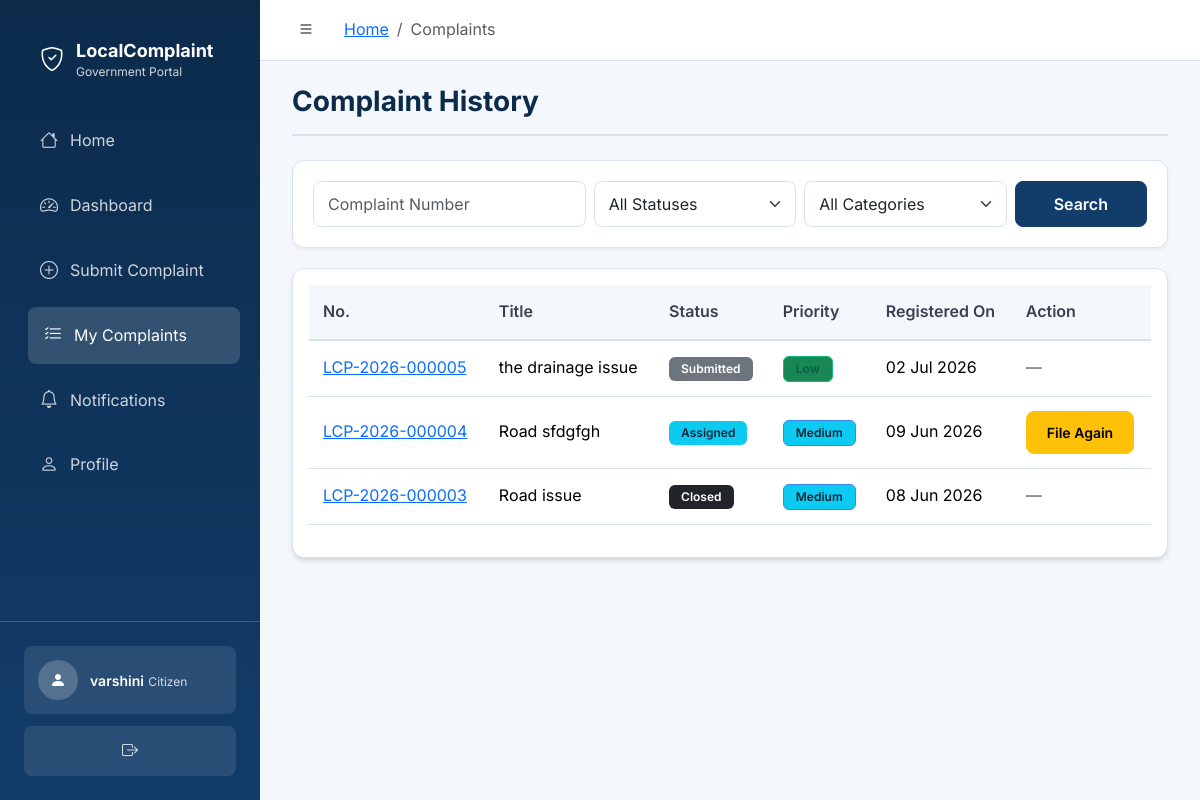
/citizen/complaints (signed in), run on an earlier commit of the app's database.
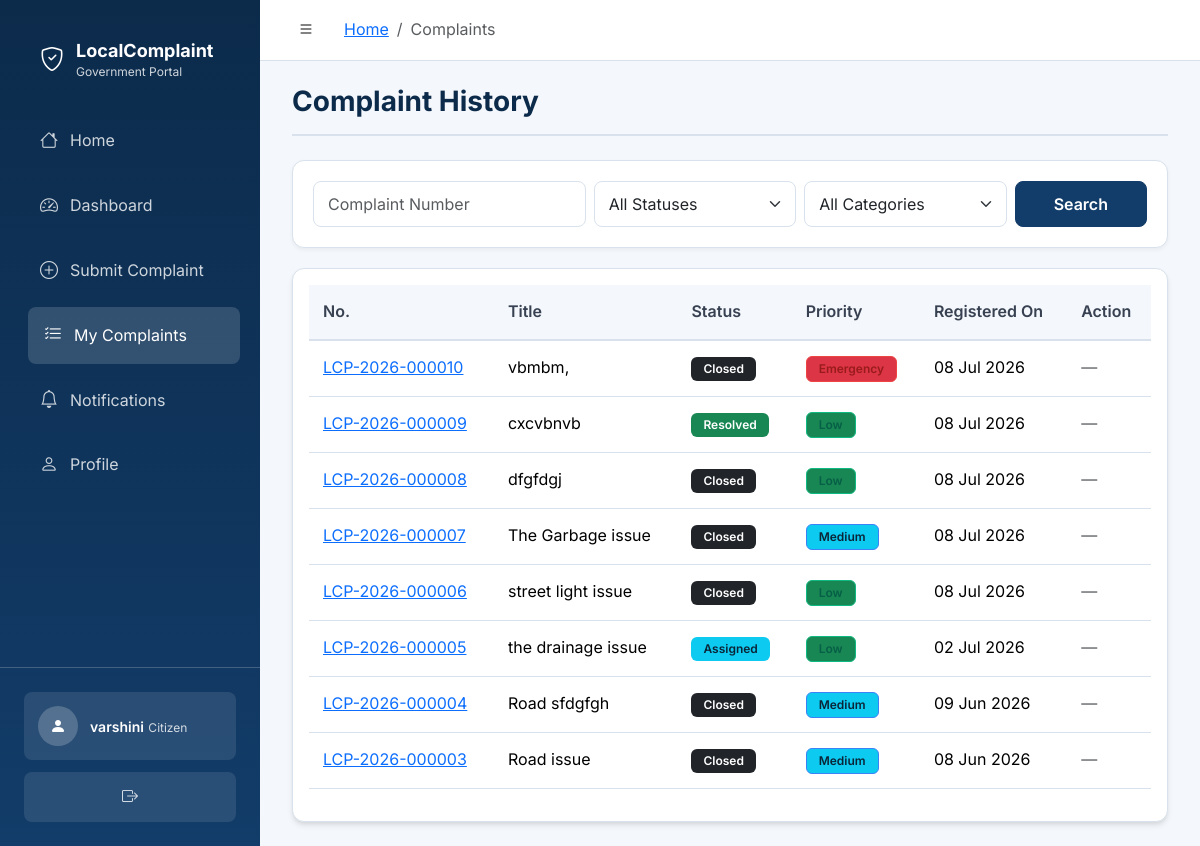
And on a later commit of the database.
### backend/models/user.py (models this page shows, shortened)
class User(UserMixin, db.Model):
    __tablename__ = "users"
    ROLE_CITIZEN = "citizen"
    ROLE_OFFICER = "officer"
    ROLE_ADMIN = "admin"
    ROLES = (ROLE_CITIZEN, ROLE_OFFICER, ROLE_ADMIN)
    user_id = db.Column(db.Integer, primary_key=True, autoincrement=True)
    full_name = db.Column(db.String(120), nullable=False)
    email = db.Column(db.String(150), nullable=False, unique=True, index=True)
    password_hash = db.Column(db.String(255), nullable=False)
    phone = db.Column(db.String(20))
    role = db.Column(
        db.Enum(*ROLES, name="user_role"),
        nullable=False,
        default=ROLE_CITIZEN,
        index=True,
    )
    security_question = db.Column(db.String(255))
    security_answer_hash = db.Column(db.String(255))
    is_active = db.Column(db.Boolean, nullable=False, default=True, index=True)
    created_at = db.Column(db.DateTime, nullable=False, default=datetime.utcnow)
    updated_at = db.Column(
        db.DateTime,
        nullable=False,
        default=datetime.utcnow,
        onupdate=datetime.utcnow,
    )
    citizen_complaints = db.relationship(
        "Complaint",
        foreign_keys="Complaint.citizen_id",
        back_populates="citizen",
        lazy="dynamic",
    )
    assigned_complaints = db.relationship(
        "Complaint",
        foreign_keys="Complaint.assigned_officer_id",
        back_populates="assigned_officer",
        lazy="dynamic",
    )
    assigned_wards = db.relationship(
        "Ward",
        foreign_keys="Ward.assigned_officer_id",
        back_populates="assigned_officer",
        lazy="dynamic",
    )
    complaint_updates = db.relationship(
        "ComplaintUpdate",
        back_populates="updated_by_user",
        lazy="dynamic",
    )
    notifications = db.relationship(
        "Notification",
        back_populates="user",
        lazy="dynamic",
        cascade="all, delete-orphan",
    )
    feedback_entries = db.relationship(
        "Feedback",
        back_populates="citizen",
        lazy="dynamic",
    )
    activity_logs = db.relationship(
        "ActivityLog",
        back_populates="user",
        lazy="dynamic",
    )

### backend/models/complaint.py (models this page shows, shortened)
class Complaint(db.Model):
    __tablename__ = "complaints"
    STATUS_SUBMITTED = "Submitted"
    STATUS_ASSIGNED = "Assigned"
    STATUS_IN_PROGRESS = "In Progress"
    STATUS_RESOLVED = "Resolved"
    STATUS_CLOSED = "Closed"
    STATUSES = (
        STATUS_SUBMITTED,
        STATUS_ASSIGNED,
        STATUS_IN_PROGRESS,
        STATUS_RESOLVED,
        STATUS_CLOSED,
    )
    PRIORITY_LOW = "Low"
    PRIORITY_MEDIUM = "Medium"
    PRIORITY_HIGH = "High"
    PRIORITY_EMERGENCY = "Emergency"
    PRIORITIES = (
        PRIORITY_LOW,
        PRIORITY_MEDIUM,
        PRIORITY_HIGH,
        PRIORITY_EMERGENCY,
    )
    ESCALATION_NORMAL = "Normal"
    ESCALATION_URGENT = "Urgent"
    ESCALATION_CRITICAL = "Critical"
    ESCALATION_LEVELS = (
        ESCALATION_NORMAL,
        ESCALATION_URGENT,
        ESCALATION_CRITICAL,
    )
    REFILE_AFTER_DAYS = 7
    complaint_id = db.Column(db.Integer, primary_key=True, autoincrement=True)
    complaint_number = db.Column(
        db.String(30),
        unique=True,
        nullable=True,
        index=True,
    )
    title = db.Column(db.String(200), nullable=False)
    description = db.Column(db.Text, nullable=False)
    category_id = db.Column(
        db.Integer,
        db.ForeignKey(
            "complaint_categories.category_id",
            ondelete="RESTRICT",
            onupdate="CASCADE",
        ),
        nullable=False,
        index=True,
    )
    priority = db.Column(
        db.Enum(*PRIORITIES, name="complaint_priority"),
        nullable=False,
        default=PRIORITY_MEDIUM,
        index=True,
    )
    status = db.Column(
        db.Enum(*STATUSES, name="complaint_status"),
        nullable=False,
        default=STATUS_SUBMITTED,
        index=True,
    )
    escalation_level = db.Column(
        db.Enum(*ESCALATION_LEVELS, name="complaint_escalation_level"),
        nullable=False,
        default=ESCALATION_NORMAL,
        index=True,
    )
    location = db.Column(db.String(255), nullable=False)
    ward_id = db.Column(
        db.Integer,
        db.ForeignKey("wards.ward_id", ondelete="RESTRICT", onupdate="CASCADE"),
        nullable=False,
        index=True,
    )
    citizen_id = db.Column(
        db.Integer,
        db.ForeignKey("users.user_id", ondelete="RESTRICT", onupdate="CASCADE"),
        nullable=False,
        index=True,
    )
    assigned_officer_id = db.Column(
        db.Integer,
        db.ForeignKey("users.user_id", ondelete="SET NULL", onupdate="CASCADE"),
        index=True,
    )
    before_image_path = db.Column(db.String(255))
    after_image_path = db.Column(db.String(255))
    resolution_notes = db.Column(db.Text)
    work_performed = db.Column(db.Text)
    materials_used = db.Column(db.Text)
    additional_remarks = db.Column(db.Text)
    is_active = db.Column(db.Boolean, nullable=False, default=True, index=True)
    submitted_at = db.Column(
        db.DateTime,
        nullable=False,
        default=datetime.utcnow,
        index=True,
    )
    assigned_at = db.Column(db.DateTime)
    resolved_at = db.Column(db.DateTime)
    closed_at = db.Column(db.DateTime)
    created_at = db.Column(db.DateTime, nullable=False, default=datetime.utcnow)
    updated_at = db.Column(
        db.DateTime,
        nullable=False,
        default=datetime.utcnow,
        onupdate=datetime.utcnow,
    )
    category = db.relationship(
        "ComplaintCategory",
        back_populates="complaints",
    )
    ward = db.relationship(
        "Ward",
        back_populates="complaints",
    )
    citizen = db.relationship(
        "User",
        foreign_keys=[citizen_id],
        back_populates="citizen_complaints",
    )
    assigned_officer = db.relationship(
        "User",
        foreign_keys=[assigned_officer_id],
        back_populates="assigned_complaints",
    )
    updates = db.relationship(
        "ComplaintUpdate",
        back_populates="complaint",
        lazy="dynamic",
        cascade="all, delete-orphan",
        order_by="ComplaintUpdate.created_at.asc()",
    )
    notifications = db.relationship(
        "Notification",
        back_populates="complaint",
        lazy="dynamic",
    )
    feedback = db.relationship(
        "Feedback",
        back_populates="complaint",
        uselist=False,
        cascade="all, delete-orphan",
    )
    @property
    def days_since_submitted(self):
        return (datetime.utcnow() - self.submitted_at).days
    @property
    def has_no_progress(self):
        return self.status in {
            self.STATUS_SUBMITTED,
            self.STATUS_ASSIGNED,
        }
    @property
    def needs_refile(self):
        return (
            self.has_no_progress
            and self.days_since_submitted >= self.REFILE_AFTER_DAYS
        )

### backend/routes/citizen_routes.py (the view)
@citizen_bp.route("/complaints")
@citizen_required
def complaint_history():
    page = request.args.get("page", 1, type=int)
    complaint_number = request.args.get("complaint_number", "").strip()
    status = request.args.get("status", "").strip()
    category_id = request.args.get("category", "").strip()
    complaints = Complaint.query.options(joinedload(Complaint.category), joinedload(Complaint.ward)).filter(
        Complaint.citizen_id == current_user.user_id,
        Complaint.is_active.is_(True),
    )
    if complaint_number:
        complaints = complaints.filter(Complaint.complaint_number.ilike(f"%{complaint_number}%"))
    if status in Complaint.STATUSES:
        complaints = complaints.filter(Complaint.status == status)
    if category_id.isdigit():
        complaints = complaints.filter(Complaint.category_id == int(category_id))
    pagination = (
        complaints.options(
            db.joinedload(Complaint.category),
            db.joinedload(Complaint.ward),
            db.joinedload(Complaint.assigned_officer),
        )
        .order_by(Complaint.submitted_at.desc())
        .paginate(page=page, per_page=10, error_out=False)
    )
    return render_template(
        "citizen/complaint_history.html",
        complaints=pagination.items,
        pagination=pagination,
        categories=active_categories(),
        statuses=Complaint.STATUSES,
        filters={
            "complaint_number": complaint_number,
            "status": status,
            "category": category_id,
            "page": page,
        },
    )

### backend/templates/citizen/complaint_history.html (shortened to what this page needs)
{% extends "base_dashboard.html" %}
{% from "components/macros.html" import form_field, empty_state, table_header, status_badge, priority_badge, escalation_badge with context %}
{% block content %}
<div class="page-header"><h1 class="h3">Complaint History</h1></div>
<div class="filter-panel">
<form autocomplete="off" class="row g-2" method="get">
  <div class="col-md-4"><input class="form-control" name="complaint_number" placeholder="Complaint Number" value="{{ filters.complaint_number }}"></div>
  <div class="col-md-3"><select class="form-select" name="status"><option value="">All Statuses</option></select></div>
  <div class="col-md-3"><select class="form-select" name="category"><option value="">All Categories</option></select></div>
  <div class="col-md-2"><button class="btn btn-primary w-100">Search</button></div>
</form>
</div>
<div class="card p-3 table-responsive"><div class="table-responsive">
<table class="table table-hover align-middle align-middle">
  <thead><tr><th>No.</th><th>Title</th><th>Status</th><th>Priority</th><th>Registered On</th><th>Action</th></tr></thead>
  <tbody>{% for complaint in complaints %}<tr>
    <td><a href="{{ url_for('citizen.complaint_detail', complaint_id=complaint.complaint_id) }}">{{ complaint.complaint_number }}</a></td><td>{{ complaint.title }}</td>
    <td>{{ status_badge(c.status if c is defined else complaint.status) }}</td><td>{{ priority_badge(c.priority if c is defined else complaint.priority) }}</td>
    <td>{{ complaint.submitted_at|date }}</td>
    <td>
      {% if complaint.needs_refile %}
      <a class="btn btn-sm btn-warning" href="{{ url_for('citizen.refile_complaint', complaint_id=complaint.complaint_id) }}" title="No progress for {{ complaint.days_since_submitted }} days">File Again</a>
      {% else %}
      <span class="text-muted">—</span>
      {% endif %}
    </td>
  </tr>{% else %}<tr><td colspan="6" class="text-muted">No complaints found.</td></tr>{% endfor %}</tbody>
</table>
</div>{% include "components/pagination.html" %}</div>
{% endblock %}

### backend/templates/base_dashboard.html (shortened to what this page needs)
<!doctype html>
<html lang="en">
<head>
  <link href="https://cdn.jsdelivr.net/npm/bootstrap@5.3.3/dist/css/bootstrap.min.css" rel="stylesheet">
  <link href="https://cdn.jsdelivr.net/npm/bootstrap-icons@1.11.3/font/bootstrap-icons.min.css" rel="stylesheet">
  <link rel="stylesheet" href="{{ url_for('static', filename='css/style.css') }}">
</head>
<body class="dashboard-body">
  <aside class="sidebar" id="sidebar">
    <div class="sidebar-header">
      <a href="{{ url_for('index') }}" class="sidebar-brand">
        <div class="sidebar-brand-icon"><i class="bi bi-shield-check"></i></div>
        <div class="sidebar-brand-text">
          <span class="sidebar-brand-title">LocalComplaint</span>
          <span class="sidebar-brand-sub">Government Portal</span>
        </div>
      </a>
    </div>
    <nav class="sidebar-nav">
      {% block sidebar_nav %}
        {% if current_user.is_authenticated %}
          {% if current_user.role == 'citizen' %}
            {% include "components/sidebar_citizen.html" %}
          {% elif current_user.role == 'officer' %}
            {% include "components/sidebar_officer.html" %}
          {% elif current_user.role == 'admin' %}
            {% include "components/sidebar_admin.html" %}
          {% endif %}
        {% endif %}
      {% endblock %}
    </nav>
    <div class="sidebar-footer">
      <div class="sidebar-user">
        <div class="sidebar-user-avatar">
          <i class="bi bi-person-fill"></i>
        </div>
        <div class="sidebar-user-info">
          <span class="sidebar-user-name">{{ current_user.full_name if current_user.is_authenticated else 'Guest' }}</span>
          <span class="sidebar-user-role">{{ current_user.role | capitalize if current_user.is_authenticated else '' }}</span>
        </div>
      </div>
      <a href="{{ url_for('auth.logout') }}" class="sidebar-logout" title="Logout">
        <i class="bi bi-box-arrow-right"></i>
      </a>
    </div>
  </aside>
  <div class="main-wrapper">
    <header class="topbar">
      <button class="topbar-toggle" id="sidebarToggle" aria-label="Toggle sidebar">
        <i class="bi bi-list"></i>
      </button>
      <div class="topbar-breadcrumb">
        {% block breadcrumb %}
          {% set path_parts = request.path.strip('/').split('/') %}
          <nav aria-label="breadcrumb">
            <ol class="breadcrumb mb-0">
              <li class="breadcrumb-item"><a href="{{ url_for(current_user.role|lower + '.dashboard') if current_user.is_authenticated else url_for('index') }}">Home</a></li>
              {% for part in path_parts %}
                {% if part != current_user.role|lower %}
                  {% if loop.last %}
                    <li class="breadcrumb-item active" aria-current="page">{{ part | replace('_', ' ') | replace('-', ' ') | title }}</li>
                  {% else %}
                    <li class="breadcrumb-item text-muted">{{ part | replace('_', ' ') | replace('-', ' ') | title }}</li>
                  {% endif %}
                {% endif %}
              {% endfor %}
            </ol>
          </nav>
        {% endblock %}
      </div>
    </header>
    <main class="page-content">
      {% block content %}{% endblock %}
    </main>
  </div>
</body>
</html>

### backend/templates/components/macros.html (shortened to what this page needs)
{% macro status_badge(status) %}
  {% set badge_class = status | replace(' ', '-') %}
  <span class="badge badge-status-{{ badge_class }}">{{ status }}</span>
{% endmacro %}
{% macro priority_badge(priority) %}
  <span class="badge badge-priority-{{ priority }}">{{ priority }}</span>
{% endmacro %}

### backend/templates/components/sidebar_citizen.html
<a href="{{ url_for('index') }}" class="sidebar-link {{ 'active' if request.endpoint == 'index' else '' }}"><i class="bi bi-house"></i>Home</a>
<a href="{{ url_for('citizen.dashboard') }}" class="sidebar-link {{ 'active' if request.endpoint == 'citizen.dashboard' else '' }}"><i class="bi bi-speedometer2"></i>Dashboard</a>
<a href="{{ url_for('citizen.submit_complaint') }}" class="sidebar-link {{ 'active' if request.endpoint == 'citizen.submit_complaint' else '' }}"><i class="bi bi-plus-circle"></i>Submit Complaint</a>
<a href="{{ url_for('citizen.complaint_history') }}" class="sidebar-link {{ 'active' if request.endpoint == 'citizen.complaint_history' else '' }}"><i class="bi bi-list-check"></i>My Complaints</a>
<a href="{{ url_for('citizen.notifications') }}" class="sidebar-link {{ 'active' if request.endpoint == 'citizen.notifications' else '' }}"><i class="bi bi-bell"></i>Notifications</a>
<a href="{{ url_for('citizen.profile') }}" class="sidebar-link {{ 'active' if request.endpoint == 'citizen.profile' else '' }}"><i class="bi bi-person"></i>Profile</a>

What changed in the data, as far as the page shows it:
added Complaint: complaint_number "LCP-2026-000010", title "vbmbm,", status "Closed", priority "Emergency", submitted_at "08 Jul 2026"
added Complaint: complaint_number "LCP-2026-000009", title "cxcvbnvb", status "Resolved", priority "Low", submitted_at "08 Jul 2026"
added Complaint: complaint_number "LCP-2026-000008", title "dfgfdgj", status "Closed", priority "Low", submitted_at "08 Jul 2026"
added Complaint: complaint_number "LCP-2026-000007", title "The Garbage issue", status "Closed", priority "Medium", submitted_at "08 Jul 2026"
added Complaint: complaint_number "LCP-2026-000006", title "street light issue", status "Closed", priority "Low", submitted_at "08 Jul 2026"
changed Complaint "the drainage issue": status "Submitted" → "Assigned"
changed Complaint "LCP-2026-000004": status "Assigned" → "Closed"; status "File Again" → "—"
